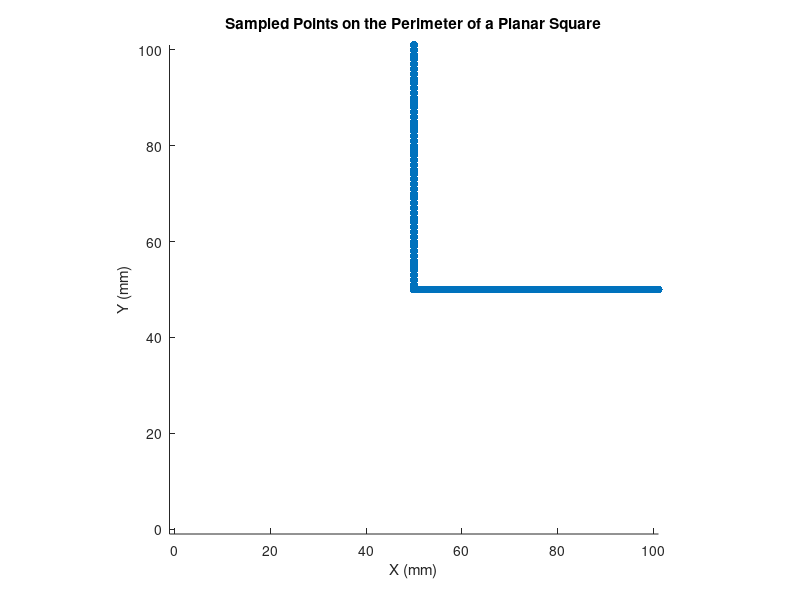

The MATLAB script that drew this image:
% Define the size of the square (in millimeters)
square_size = 100; % Assuming a 100x100 mm square

% Define the interval (in millimeters)
interval = 1; % 1mm interval

% Compute the number of points per side
num_points_per_side = floor(square_size / interval);

% Initialize an array to store the sampled points
points = [];

% Sample points along the top side
points = [points; [0:interval:square_size]', ones(num_points_per_side + 1, 1) * square_size];

% Sample points along the right side (excluding the top-right corner)
points = [points; ones(num_points_per_side, 1) * square_size, (square_size - interval:-interval:0)'];

% Sample points along the bottom side (excluding the bottom-right corner)
points = [points; (square_size - interval:-interval:0)', zeros(num_points_per_side, 1)];

% Sample points along the left side (excluding the bottom-left corner)
points = [points; zeros(num_points_per_side, 1), (0:interval:square_size - interval)', ];

points = points + 50;
points(:,3) = 0;

% Display the sampled points
scatter(points(:,1), points(:,2), 'filled');
axis equal; % Equal aspect ratio
xlim([-1 square_size+1]);
ylim([-1 square_size+1]);
xlabel('X (mm)');
ylabel('Y (mm)');
title('Sampled Points on the Perimeter of a Planar Square');
